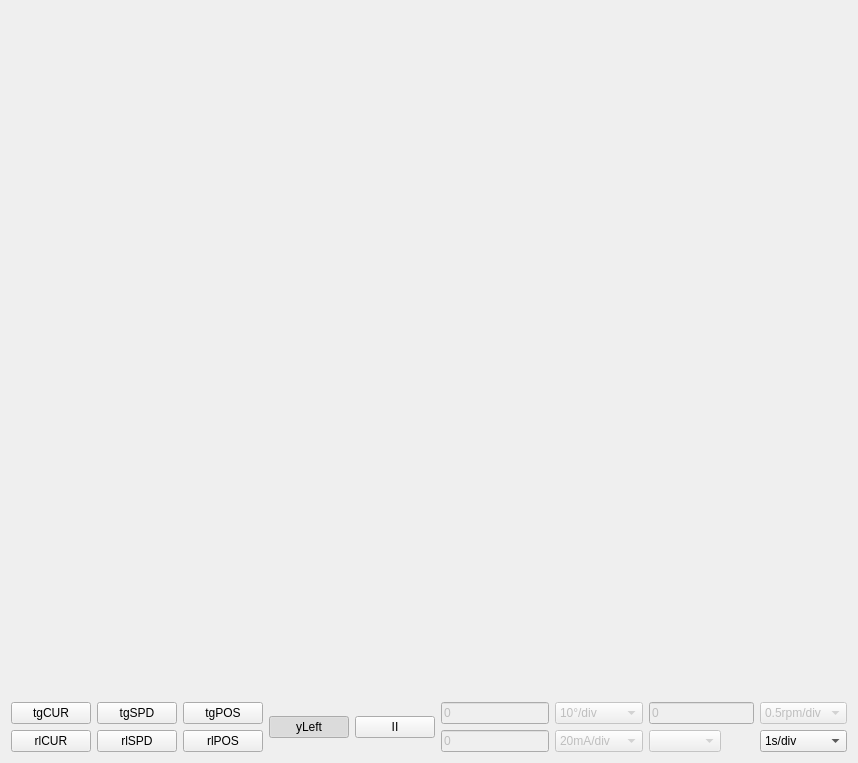
<?xml version="1.0" encoding="UTF-8"?>
<ui version="4.0">
 <class>OscilloScope</class>
 <widget class="QWidget" name="OscilloScope">
  <property name="geometry">
   <rect>
    <x>0</x>
    <y>0</y>
    <width>858</width>
    <height>763</height>
   </rect>
  </property>
  <property name="windowTitle">
   <string>Bottom</string>
  </property>
  <layout class="QGridLayout" name="gridLayout_2">
   <item row="0" column="0">
    <layout class="QVBoxLayout" name="verticalLayout" stretch="4,4,4,1">
     <item>
      <widget class="QwtPlot" name="plot">
       <property name="mouseTracking">
        <bool>true</bool>
       </property>
      </widget>
     </item>
     <item>
      <widget class="QwtPlot" name="plotSPD">
       <property name="mouseTracking">
        <bool>true</bool>
       </property>
       <property name="layoutDirection">
        <enum>Qt::RightToLeft</enum>
       </property>
      </widget>
     </item>
     <item>
      <widget class="QwtPlot" name="plotPOS">
       <property name="mouseTracking">
        <bool>true</bool>
       </property>
      </widget>
     </item>
     <item>
      <layout class="QGridLayout" name="gridLayout">
       <item row="0" column="3" rowspan="2">
        <widget class="QPushButton" name="yLeft">
         <property name="text">
          <string>yLeft</string>
         </property>
         <property name="checkable">
          <bool>true</bool>
         </property>
         <property name="checked">
          <bool>true</bool>
         </property>
        </widget>
       </item>
       <item row="0" column="0">
        <widget class="QPushButton" name="tgCURPushButton">
         <property name="font">
          <font>
           <pointsize>9</pointsize>
           <weight>50</weight>
           <bold>false</bold>
          </font>
         </property>
         <property name="mouseTracking">
          <bool>true</bool>
         </property>
         <property name="toolTip">
          <string>&lt;html&gt;&lt;head/&gt;&lt;body&gt;&lt;p&gt;目标电流曲线&lt;/p&gt;&lt;/body&gt;&lt;/html&gt;</string>
         </property>
         <property name="text">
          <string>tgCUR</string>
         </property>
        </widget>
       </item>
       <item row="0" column="2">
        <widget class="QPushButton" name="tgPOSPushButton">
         <property name="font">
          <font>
           <pointsize>9</pointsize>
           <weight>50</weight>
           <bold>false</bold>
          </font>
         </property>
         <property name="mouseTracking">
          <bool>true</bool>
         </property>
         <property name="toolTip">
          <string>&lt;html&gt;&lt;head/&gt;&lt;body&gt;&lt;p&gt;目标位置曲线&lt;/p&gt;&lt;/body&gt;&lt;/html&gt;</string>
         </property>
         <property name="autoFillBackground">
          <bool>false</bool>
         </property>
         <property name="text">
          <string>tgPOS</string>
         </property>
        </widget>
       </item>
       <item row="0" column="5">
        <widget class="QLineEdit" name="offset_POSLineEdit">
         <property name="enabled">
          <bool>false</bool>
         </property>
         <property name="font">
          <font>
           <pointsize>9</pointsize>
          </font>
         </property>
         <property name="mouseTracking">
          <bool>true</bool>
         </property>
         <property name="toolTip">
          <string>&lt;html&gt;&lt;head/&gt;&lt;body&gt;&lt;p&gt;位置曲线偏移量（°）&lt;/p&gt;&lt;/body&gt;&lt;/html&gt;</string>
         </property>
         <property name="text">
          <string>0</string>
         </property>
        </widget>
       </item>
       <item row="1" column="8">
        <widget class="QComboBox" name="xDivComboBox">
         <property name="font">
          <font>
           <pointsize>9</pointsize>
          </font>
         </property>
         <property name="mouseTracking">
          <bool>true</bool>
         </property>
         <property name="toolTip">
          <string>&lt;html&gt;&lt;head/&gt;&lt;body&gt;&lt;p&gt;速度曲线分度值&lt;/p&gt;&lt;/body&gt;&lt;/html&gt;</string>
         </property>
         <item>
          <property name="text">
           <string>1s/div</string>
          </property>
         </item>
        </widget>
       </item>
       <item row="0" column="6">
        <widget class="QComboBox" name="prComboBox">
         <property name="enabled">
          <bool>false</bool>
         </property>
         <property name="font">
          <font>
           <pointsize>9</pointsize>
          </font>
         </property>
         <property name="mouseTracking">
          <bool>true</bool>
         </property>
         <property name="toolTip">
          <string>&lt;html&gt;&lt;head/&gt;&lt;body&gt;&lt;p&gt;位置曲线分度值&lt;/p&gt;&lt;/body&gt;&lt;/html&gt;</string>
         </property>
         <item>
          <property name="text">
           <string>10°/div</string>
          </property>
         </item>
         <item>
          <property name="text">
           <string>50°/div</string>
          </property>
         </item>
         <item>
          <property name="text">
           <string>100°/div</string>
          </property>
         </item>
         <item>
          <property name="text">
           <string>1000°/div</string>
          </property>
         </item>
        </widget>
       </item>
       <item row="1" column="5">
        <widget class="QLineEdit" name="offset_CURLineEdit">
         <property name="enabled">
          <bool>false</bool>
         </property>
         <property name="font">
          <font>
           <pointsize>9</pointsize>
          </font>
         </property>
         <property name="mouseTracking">
          <bool>true</bool>
         </property>
         <property name="toolTip">
          <string>&lt;html&gt;&lt;head/&gt;&lt;body&gt;&lt;p&gt;电流曲线偏移量（mA）&lt;/p&gt;&lt;/body&gt;&lt;/html&gt;</string>
         </property>
         <property name="text">
          <string>0</string>
         </property>
        </widget>
       </item>
       <item row="1" column="1">
        <widget class="QPushButton" name="rlSPDPushButton">
         <property name="font">
          <font>
           <pointsize>9</pointsize>
           <weight>50</weight>
           <bold>false</bold>
          </font>
         </property>
         <property name="mouseTracking">
          <bool>true</bool>
         </property>
         <property name="toolTip">
          <string>&lt;html&gt;&lt;head/&gt;&lt;body&gt;&lt;p&gt;实际速度曲线&lt;/p&gt;&lt;/body&gt;&lt;/html&gt;</string>
         </property>
         <property name="text">
          <string>rlSPD</string>
         </property>
        </widget>
       </item>
       <item row="0" column="4" rowspan="2">
        <widget class="QPushButton" name="scopeEnablePushButton">
         <property name="font">
          <font>
           <pointsize>9</pointsize>
          </font>
         </property>
         <property name="mouseTracking">
          <bool>true</bool>
         </property>
         <property name="toolTip">
          <string>&lt;html&gt;&lt;head/&gt;&lt;body&gt;&lt;p&gt;运行/暂停示波器&lt;/p&gt;&lt;/body&gt;&lt;/html&gt;</string>
         </property>
         <property name="text">
          <string>II</string>
         </property>
        </widget>
       </item>
       <item row="0" column="1">
        <widget class="QPushButton" name="tgSPDPushButton">
         <property name="font">
          <font>
           <pointsize>9</pointsize>
           <weight>50</weight>
           <bold>false</bold>
          </font>
         </property>
         <property name="mouseTracking">
          <bool>true</bool>
         </property>
         <property name="toolTip">
          <string>&lt;html&gt;&lt;head/&gt;&lt;body&gt;&lt;p&gt;目标速度曲线&lt;/p&gt;&lt;/body&gt;&lt;/html&gt;</string>
         </property>
         <property name="text">
          <string>tgSPD</string>
         </property>
        </widget>
       </item>
       <item row="0" column="8">
        <widget class="QComboBox" name="srComboBox">
         <property name="enabled">
          <bool>false</bool>
         </property>
         <property name="font">
          <font>
           <pointsize>9</pointsize>
          </font>
         </property>
         <property name="mouseTracking">
          <bool>true</bool>
         </property>
         <property name="toolTip">
          <string>&lt;html&gt;&lt;head/&gt;&lt;body&gt;&lt;p&gt;速度曲线分度值&lt;/p&gt;&lt;/body&gt;&lt;/html&gt;</string>
         </property>
         <item>
          <property name="text">
           <string>0.5rpm/div</string>
          </property>
         </item>
         <item>
          <property name="text">
           <string>1rpm/div</string>
          </property>
         </item>
         <item>
          <property name="text">
           <string>2rpm/div</string>
          </property>
         </item>
        </widget>
       </item>
       <item row="1" column="0">
        <widget class="QPushButton" name="rlCURPushButton">
         <property name="font">
          <font>
           <pointsize>9</pointsize>
           <weight>50</weight>
           <bold>false</bold>
          </font>
         </property>
         <property name="mouseTracking">
          <bool>true</bool>
         </property>
         <property name="toolTip">
          <string>&lt;html&gt;&lt;head/&gt;&lt;body&gt;&lt;p&gt;实际电流曲线&lt;/p&gt;&lt;/body&gt;&lt;/html&gt;</string>
         </property>
         <property name="text">
          <string>rlCUR</string>
         </property>
        </widget>
       </item>
       <item row="1" column="2">
        <widget class="QPushButton" name="rlPOSPushButton">
         <property name="font">
          <font>
           <pointsize>9</pointsize>
           <weight>50</weight>
           <bold>false</bold>
          </font>
         </property>
         <property name="mouseTracking">
          <bool>true</bool>
         </property>
         <property name="toolTip">
          <string>&lt;html&gt;&lt;head/&gt;&lt;body&gt;&lt;p&gt;实际位置曲线&lt;/p&gt;&lt;/body&gt;&lt;/html&gt;</string>
         </property>
         <property name="text">
          <string>rlPOS</string>
         </property>
        </widget>
       </item>
       <item row="0" column="7">
        <widget class="QLineEdit" name="offset_SPDLineEdit">
         <property name="enabled">
          <bool>false</bool>
         </property>
         <property name="font">
          <font>
           <pointsize>9</pointsize>
          </font>
         </property>
         <property name="mouseTracking">
          <bool>true</bool>
         </property>
         <property name="toolTip">
          <string>&lt;html&gt;&lt;head/&gt;&lt;body&gt;&lt;p&gt;速度曲线偏移量（rpm）&lt;/p&gt;&lt;/body&gt;&lt;/html&gt;</string>
         </property>
         <property name="text">
          <string>0</string>
         </property>
        </widget>
       </item>
       <item row="1" column="6">
        <widget class="QComboBox" name="crComboBox">
         <property name="enabled">
          <bool>false</bool>
         </property>
         <property name="font">
          <font>
           <pointsize>9</pointsize>
          </font>
         </property>
         <property name="mouseTracking">
          <bool>true</bool>
         </property>
         <property name="toolTip">
          <string>&lt;html&gt;&lt;head/&gt;&lt;body&gt;&lt;p&gt;电流曲线分度值&lt;/p&gt;&lt;/body&gt;&lt;/html&gt;</string>
         </property>
         <item>
          <property name="text">
           <string>20mA/div</string>
          </property>
         </item>
         <item>
          <property name="text">
           <string>60mA/div</string>
          </property>
         </item>
         <item>
          <property name="text">
           <string>100mA/div</string>
          </property>
         </item>
         <item>
          <property name="text">
           <string>200mA/div</string>
          </property>
         </item>
        </widget>
       </item>
       <item row="1" column="7">
        <widget class="QComboBox" name="ScanFrequencyComboBox">
         <property name="enabled">
          <bool>false</bool>
         </property>
         <property name="sizePolicy">
          <sizepolicy hsizetype="Fixed" vsizetype="Fixed">
           <horstretch>1</horstretch>
           <verstretch>0</verstretch>
          </sizepolicy>
         </property>
         <property name="font">
          <font>
           <pointsize>9</pointsize>
          </font>
         </property>
         <property name="mouseTracking">
          <bool>true</bool>
         </property>
         <property name="toolTip">
          <string>&lt;html&gt;&lt;head/&gt;&lt;body&gt;&lt;p&gt;切换PID调整组显示：1-低载PID参数，2-中载PID参数，3-重载PID参数&lt;/p&gt;&lt;/body&gt;&lt;/html&gt;</string>
         </property>
        </widget>
       </item>
      </layout>
     </item>
    </layout>
   </item>
  </layout>
 </widget>
 <layoutdefault spacing="6" margin="11"/>
 <customwidgets>
  <customwidget>
   <class>QwtPlot</class>
   <extends>QFrame</extends>
   <header>qwt_plot.h</header>
   <container>1</container>
  </customwidget>
 </customwidgets>
 <resources/>
 <connections/>
</ui>
